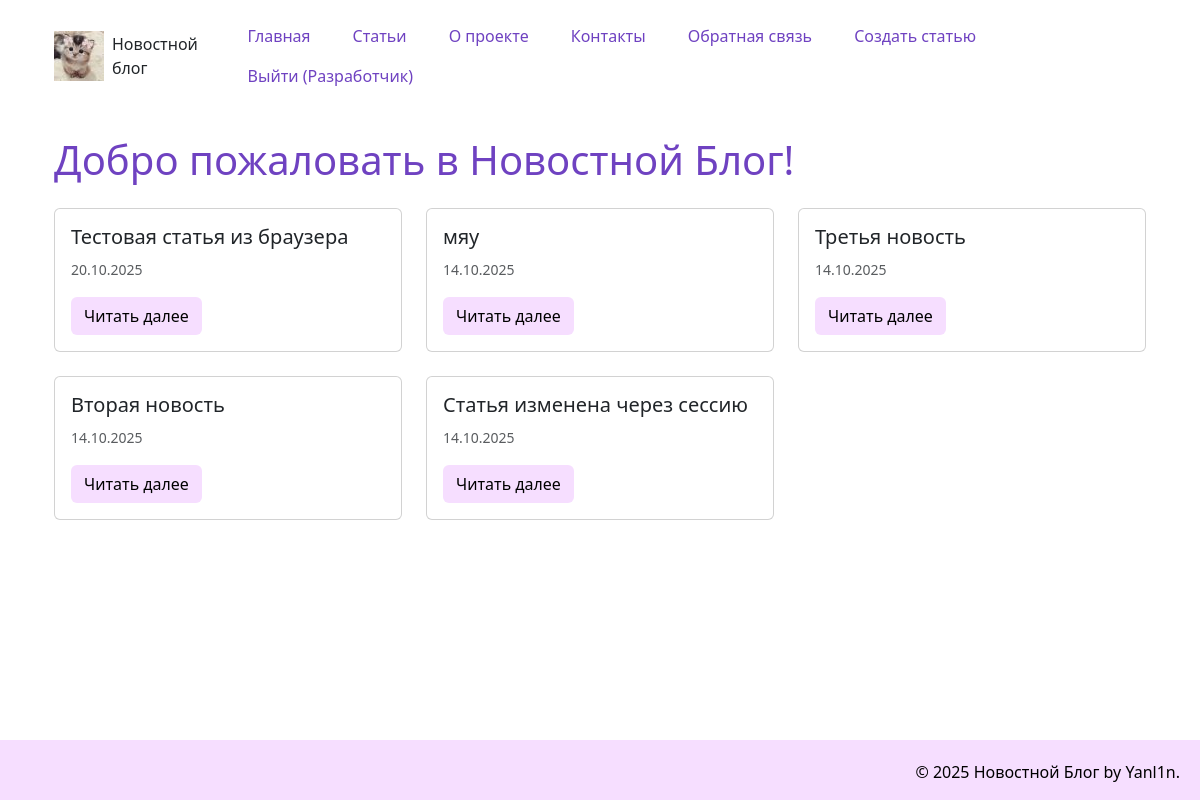
Screenshot of / (signed in) with the database file from the repository.
### models.py (models this page shows, shortened)
class User(UserMixin, data_base.Model):
    __tablename__= "user"
    id = data_base.Column(data_base.Integer, primary_key = True)
    name = data_base.Column(data_base.String(100), nullable=False)
    email = data_base.Column(data_base.String(100), nullable=False)
    hashed_password = data_base.Column(data_base.String(200), nullable=False)
    date = data_base.Column(data_base.DateTime, default=datetime.utcnow)
    articles = data_base.relationship('Article', backref='author', lazy=True)

class Article(data_base.Model):
    __tablename__= "article"
    id = data_base.Column(data_base.Integer, primary_key = True)
    title = data_base.Column(data_base.String(200), nullable=False)
    text = data_base.Column(data_base.Text, nullable=False)
    date = data_base.Column(data_base.DateTime, default=datetime.utcnow)
    user_id = data_base.Column(data_base.Integer, data_base.ForeignKey('user.id'), nullable=False)
    category = data_base.Column(data_base.String(50), default='Общая')
    comment = data_base.relation('Comment', backref='article', lazy='dynamic')

### app.py (the view)
@app.route("/index")
@app.route("/")
def index():
    articles = Article.query.order_by(Article.date.desc()).limit(6).all()
    return render_template('index.html', articles=articles, current_date=date.today())

### app.py (called while the page is built)
@login_manager.user_loader
def load_user(user_id):
    return User.query.get(int(user_id))

### templates/index.html (shortened to what this page needs)
{% extends 'base.html' %}
{% block content%}
<h1>Добро пожаловать в Новостной Блог!</h1>
<div class="row mt-4">
    {% for article in articles %}
    <div class="col-md-6 col-lg-4 mb-4">
        <div class="card h-100">
            <div class="card-body">
                <h5 class="card-title">
                    {{ article.title }}
                </h5>
                <p class="card-text">
                    <small class="text-muted">{{ article.date.strftime('%d.%m.%Y') }}</small>
                </p>
                <a href="{{ url_for('news_article', id=article.id) }}" class="btn btn-custom">Читать далее</a>
            </div>
        </div>
    </div>
    {% endfor %}
</div>
{%  endblock %}

### templates/base.html (shortened to what this page needs)
<!DOCTYPE html>
<html lang="ru">
<head>
    <link href="https://cdn.jsdelivr.net/npm/bootstrap@5.3.8/dist/css/bootstrap.min.css" rel="stylesheet">
    <link rel="stylesheet" href="{{ url_for('static', filename='css/main.css')}}">
</head>
<body>
    <div class="container">
        <div class="container">
            <header class="d-flex justify-content-between align-items-center py-3">
                <a href="/" class="d-flex align-items-center text-dark text-decoration-none">
                    <img src="{{ url_for('static', filename='img/cat.jpg')}}" alt="Логотип" width="50" height="50" class="me-2">
                Новостной блог
            </a>
            <ul class="nav nav-pills">
                <li class="nav-item"><a href="{{ url_for('index')}}" class="nav-link" aria-current="page">Главная</a></li>
                <li class="nav-item"><a href="{{ url_for('articles_list')}}" class="nav-link">Статьи</a></li>
                <li class="nav-item"><a href="{{ url_for('about')}}" class="nav-link">О проекте</a></li>
                <li class="nav-item"><a href="{{ url_for('contact')}}" class="nav-link">Контакты</a></li>
                <li class="nav-item"><a href="{{ url_for('feedback')}}" class="nav-link">Обратная связь</a></li>
                {% if current_user.is_authenticated %}
                    <li class="nav-item"><a href="{{ url_for('create_article')}}" class="nav-link">Создать статью</a></li>
                    <li class="nav-item"><a href="{{ url_for('logout')}}" class="nav-link">Выйти ({{ current_user.name }})</a></li>
                {% else %}
                    <li class="nav-item"><a href="{{ url_for('login_page')}}" class="nav-link">Войти</a></li>
                    <li class="nav-item"><a href="{{ url_for('register')}}" class="nav-link">Регистрация</a></li>
                {% endif %}
            </ul>
            </header>
        </div>
        <div class="container mt-4">
            {% block content %}{% endblock %}
        </div>
    </div>
    <footer>
        <p>&copy; 2025 Новостной Блог by Yanl1n.</p>
    </footer>
</body>
</html>

### static/css/main.css (style rules this page uses)
body { display: flex; flex-direction: column; min-height: 100vh; }
.container { flex: 1; }
h1 { color:#6f42c1; }
footer { margin-top: auto; padding: 20px; background: #F6DEFF; text-align: right; color: black; height: 60px; }
.btn-custom { background-color: #F6DEFF; color: rgb(0, 0, 0); }
.nav-pills .nav-link { color:#6f42c1; margin: 0 5px; }

### rows the page displays
User: name "Разработчик"
Article: title "Тестовая статья из браузера", date "20.10.2025"
Article: title "мяу", date "14.10.2025"
Article: title "Третья новость", date "14.10.2025"
Article: title "Вторая новость", date "14.10.2025"
Article: title "Статья изменена через сессию", date "14.10.2025"
